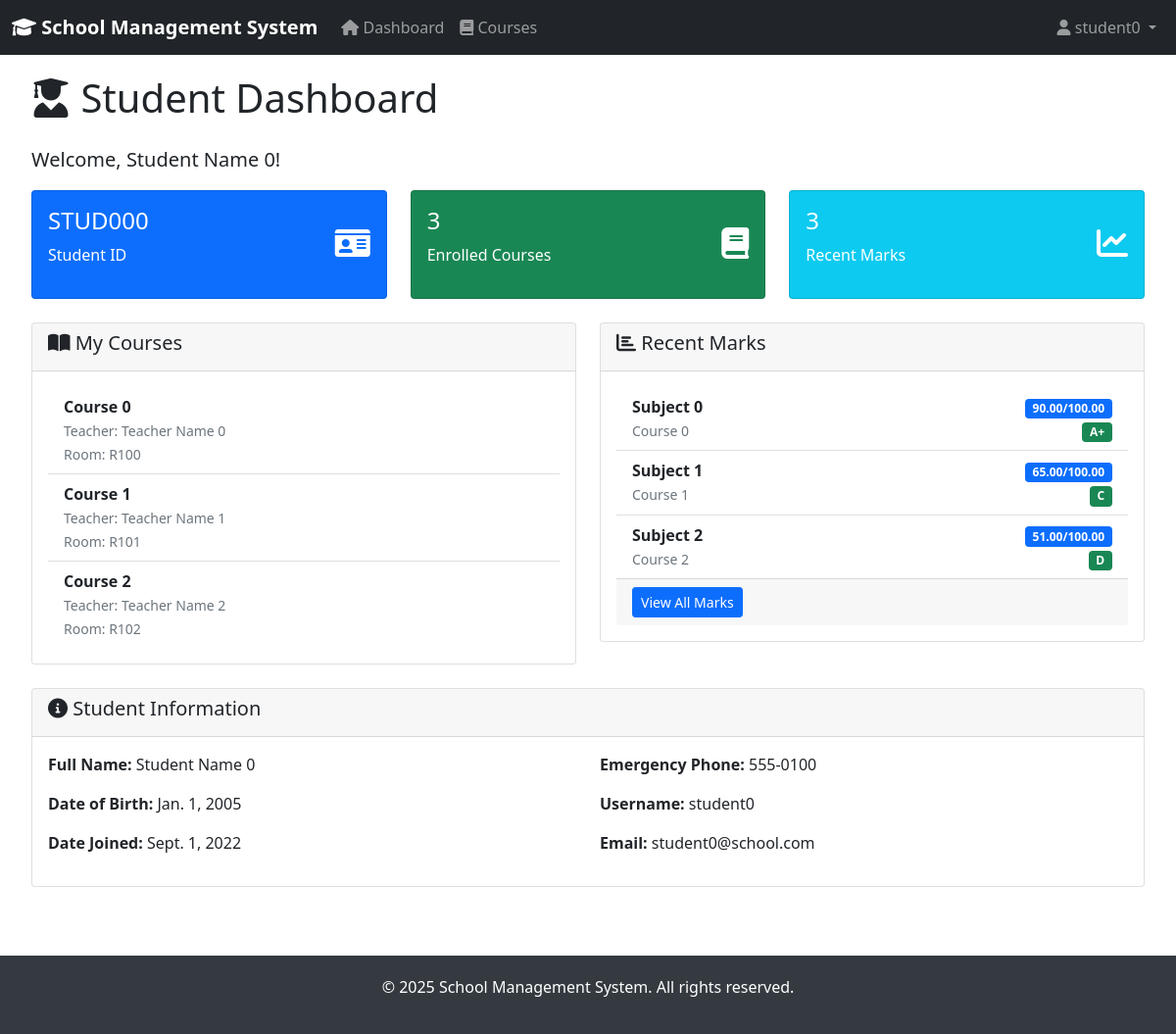
The page /accounts/student-dashboard/ (signed in) on the database its author committed.
### students/models.py (models this page shows, shortened)
class Student(models.Model):
    id = models.AutoField(primary_key=True)
    user = models.OneToOneField(User, on_delete=models.CASCADE)
    student_id = models.CharField(max_length=20, unique=True)
    full_name = models.CharField(max_length=100)
    date_of_birth = models.DateField()
    date_joined = models.DateField()
    emergency_phone = models.CharField(max_length=20)
    class Meta:
        ordering = ['student_id']

class CourseRegistration(models.Model):
    student = models.ForeignKey(Student, on_delete=models.CASCADE)
    course = models.ForeignKey(Course, on_delete=models.CASCADE)
    registration_date = models.DateField(auto_now_add=True)
    class Meta:
        unique_together = ['student', 'course']

class Course(models.Model):
    id = models.AutoField(primary_key=True)
    course_name = models.CharField(max_length=100)
    teacher = models.ForeignKey(Teacher, on_delete=models.CASCADE)
    room = models.ForeignKey(Room, on_delete=models.CASCADE)
    students = models.ManyToManyField(Student, through='CourseRegistration')
    class Meta:
        ordering = ['course_name']

class Teacher(models.Model):
    id = models.AutoField(primary_key=True)
    user = models.OneToOneField(User, on_delete=models.CASCADE)
    teacher_id = models.CharField(max_length=20, unique=True)
    full_name = models.CharField(max_length=100)
    subject = models.CharField(max_length=50)
    date_joined = models.DateField()
    class Meta:
        ordering = ['teacher_id']

class Room(models.Model):
    id = models.AutoField(primary_key=True)
    room_number = models.CharField(max_length=10, unique=True)
    capacity = models.IntegerField()
    class Meta:
        ordering = ['room_number']

class Marks(models.Model):
    student = models.ForeignKey(Student, on_delete=models.CASCADE)
    course = models.ForeignKey(Course, on_delete=models.CASCADE)
    subject = models.CharField(max_length=50)
    marks = models.DecimalField(max_digits=5, decimal_places=2, validators=[MinValueValidator(0)])
    total_marks = models.DecimalField(max_digits=5, decimal_places=2, validators=[MinValueValidator(0)])
    date_recorded = models.DateField(auto_now_add=True)
    def get_percentage(self):
        if self.total_marks > 0:
            return round((self.marks / self.total_marks) * 100, 2)
        return 0
    def get_grade(self):
        percentage = self.get_percentage()
        if percentage >= 90:
            return 'A+'
        elif percentage >= 80:
            return 'A'
        elif percentage >= 70:
            return 'B'
        elif percentage >= 60:
            return 'C'
        elif percentage >= 50:
            return 'D'
        else:
            return 'F'
    class Meta:
        verbose_name_plural = "Marks"
        unique_together = ['student', 'course', 'subject']

### accounts/views.py (the view)
# urls.py: path('student-dashboard/', views.student_dashboard, name='student_dashboard'),
@login_required
def student_dashboard(request):
    try:
        student = Student.objects.get(user=request.user)
        from students.models import CourseRegistration, Marks
        courses = CourseRegistration.objects.filter(student=student)
        marks = Marks.objects.filter(student=student).order_by('-date_recorded')[:5]
        context = {
            'student': student,
            'courses': courses,
            'recent_marks': marks,
        }
        return render(request, 'accounts/student_dashboard.html', context)
    except Student.DoesNotExist:
        messages.error(request, 'Student profile not found.')
        return redirect('dashboard')

### accounts/templatetags/auth_tags.py (called while the page is built)
@register.filter
def is_admin(user):
    if user.is_superuser:
        return True
    try:
        return user.userprofile.user_type == 'admin'
    except (AttributeError, UserProfile.DoesNotExist):
        return False

@register.filter
def is_student(user):
    try:
        return user.userprofile.user_type == 'student'
    except (AttributeError, UserProfile.DoesNotExist):
        return False

### templates/accounts/student_dashboard.html (shortened to what this page needs)
{% extends 'base.html' %}
{% block content %}
<div class="row">
    <div class="col-12">
        <h1 class="mb-4"><i class="fas fa-user-graduate"></i> Student Dashboard</h1>
        <p class="lead">Welcome, {{ student.full_name }}!</p>
    </div>
</div>
<div class="row mb-4">
    <div class="col-md-4">
        <div class="card dashboard-card bg-primary text-white">
            <div class="card-body">
                <div class="d-flex justify-content-between">
                    <div>
                        <h4>{{ student.student_id }}</h4>
                        <p>Student ID</p>
                    </div>
                    <div class="align-self-center">
                        <i class="fas fa-id-card fa-2x"></i>
                    </div>
                </div>
            </div>
        </div>
    </div>
    <div class="col-md-4">
        <div class="card dashboard-card bg-success text-white">
            <div class="card-body">
                <div class="d-flex justify-content-between">
                    <div>
                        <h4>{{ courses.count }}</h4>
                        <p>Enrolled Courses</p>
                    </div>
                    <div class="align-self-center">
                        <i class="fas fa-book fa-2x"></i>
                    </div>
                </div>
            </div>
        </div>
    </div>
    <div class="col-md-4">
        <div class="card dashboard-card bg-info text-white">
            <div class="card-body">
                <div class="d-flex justify-content-between">
                    <div>
                        <h4>{{ recent_marks.count }}</h4>
                        <p>Recent Marks</p>
                    </div>
                    <div class="align-self-center">
                        <i class="fas fa-chart-line fa-2x"></i>
                    </div>
                </div>
            </div>
        </div>
    </div>
</div>
<div class="row">
    <div class="col-md-6">
        <div class="card">
            <div class="card-header">
                <h5><i class="fas fa-book-open"></i> My Courses</h5>
            </div>
            <div class="card-body">
                {% if courses %}
                    <ul class="list-group list-group-flush">
                        {% for registration in courses %}
                            <li class="list-group-item">
                                <strong>{{ registration.course.course_name }}</strong><br>
                                <small class="text-muted">
                                    Teacher: {{ registration.course.teacher.full_name }}<br>
                                    Room: {{ registration.course.room.room_number }}
                                </small>
                            </li>
                        {% endfor %}
                    </ul>
                {% else %}
                    <p class="text-muted">No courses enrolled yet.</p>
                {% endif %}
            </div>
        </div>
    </div>
    <div class="col-md-6">
        <div class="card">
            <div class="card-header">
                <h5><i class="fas fa-chart-bar"></i> Recent Marks</h5>
            </div>
            <div class="card-body">
                {% if recent_marks %}
                    <ul class="list-group list-group-flush">
                        {% for mark in recent_marks %}
                            <li class="list-group-item d-flex justify-content-between align-items-center">
                                <div>
                                    <strong>{{ mark.subject }}</strong><br>
                                    <small class="text-muted">{{ mark.course.course_name }}</small>
                                </div>
                                <div class="text-end">
                                    <span class="badge bg-primary">{{ mark.marks }}/{{ mark.total_marks }}</span><br>
                                    <span class="badge bg-success">{{ mark.get_grade }}</span>
                                </div>
                            </li>
                        {% endfor %}
                    </ul>
                    <div class="card-footer">
                        <a href="{% url 'student_marks' %}" class="btn btn-primary btn-sm">View All Marks</a>
                    </div>
                {% else %}
                    <p class="text-muted">No marks recorded yet.</p>
                {% endif %}
            </div>
        </div>
    </div>
</div>
<div class="row mt-4">
    <div class="col-12">
        <div class="card">
            <div class="card-header">
                <h5><i class="fas fa-info-circle"></i> Student Information</h5>
            </div>
            <div class="card-body">
                <div class="row">
                    <div class="col-md-6">
                        <p><strong>Full Name:</strong> {{ student.full_name }}</p>
                        <p><strong>Date of Birth:</strong> {{ student.date_of_birth }}</p>
                        <p><strong>Date Joined:</strong> {{ student.date_joined }}</p>
                    </div>
                    <div class="col-md-6">
                        <p><strong>Emergency Phone:</strong> {{ student.emergency_phone }}</p>
                        <p><strong>Username:</strong> {{ user.username }}</p>
                        <p><strong>Email:</strong> {{ user.email|default:"Not provided" }}</p>
                    </div>
                </div>
            </div>
        </div>
    </div>
</div>
{% endblock %}

### templates/base.html (shortened to what this page needs)
{% load auth_tags %}
<!DOCTYPE html>
<html lang="en">
<head>
    <link href="https://cdn.jsdelivr.net/npm/bootstrap@5.1.3/dist/css/bootstrap.min.css" rel="stylesheet">
    <link href="https://cdnjs.cloudflare.com/ajax/libs/font-awesome/6.0.0/css/all.min.css" rel="stylesheet">
</head>
<body>
    <nav class="navbar navbar-expand-lg navbar-dark bg-dark">
        <div class="container-fluid">
            <a class="navbar-brand" href="{% url 'dashboard' %}">
                <i class="fas fa-graduation-cap"></i> School Management System
            </a>
            <div class="collapse navbar-collapse" id="navbarNav">
                <ul class="navbar-nav me-auto">
                    {% if user.is_authenticated %}
                        <li class="nav-item">
                            <a class="nav-link" href="{% url 'dashboard' %}">
                                <i class="fas fa-home"></i> Dashboard
                            </a>
                        </li>
                        <li class="nav-item">
                            <a class="nav-link" href="{% url 'course_list' %}">
                                <i class="fas fa-book"></i> Courses
                            </a>
                        </li>
                    {% endif %}
                </ul>
                <ul class="navbar-nav">
                    {% if user.is_authenticated %}
                        <li class="nav-item dropdown">
                            <a class="nav-link dropdown-toggle" href="#" id="userDropdown" role="button" data-bs-toggle="dropdown">
                                <i class="fas fa-user"></i> {{ user.username }}
                            </a>
                        </li>
                    {% else %}
                        <li class="nav-item">
                            <a class="nav-link" href="{% url 'login' %}">
                                <i class="fas fa-sign-in-alt"></i> Login
                            </a>
                        </li>
                    {% endif %}
                </ul>
            </div>
        </div>
    </nav>
    <div class="container-fluid">
        <div class="row">
            <main class="col-12">
                <div class="content">
                    {% block content %}
                    {% endblock %}
                </div>
            </main>
        </div>
    </div>
    <footer class="footer">
        <div class="container">
            <p>&copy; 2025 School Management System. All rights reserved.</p>
        </div>
    </footer>
</body>
</html>

### templates/base.html (style rules this page uses)
.navbar-brand { font-weight: bold; }
.content { padding: 20px; }
.dashboard-card { transition: transform 0.2s; }
.footer { background-color: #343a40; color: white; text-align: center; padding: 20px 0; margin-top: 50px; }

### rows shown on the page
Student: full_name "Student Name 0", student_id "STUD000", date_of_birth "Jan. 1, 2005", date_joined "Sept. 1, 2022", emergency_phone "555-0100"
CourseRegistration: course.course_name "Course 0", course.teacher.full_name "Teacher Name 0", course.room.room_number "R100"
CourseRegistration: course.course_name "Course 1", course.teacher.full_name "Teacher Name 1", course.room.room_number "R101"
CourseRegistration: course.course_name "Course 2", course.teacher.full_name "Teacher Name 2", course.room.room_number "R102"
Marks: subject "Subject 0", course.course_name "Course 0", marks "90.00", total_marks "100.00", get_grade "A+"
Marks: subject "Subject 1", course.course_name "Course 1", marks "65.00", total_marks "100.00", get_grade "C"
Marks: subject "Subject 2", course.course_name "Course 2", marks "51.00", total_marks "100.00", get_grade "D"

### other values the page prints
{{ user.username }} "student0"
{{ courses.count }} "3"
{{ recent_marks.count }} "3"
{{ user.email|default:"Not provided" }} "student0@school.com"
